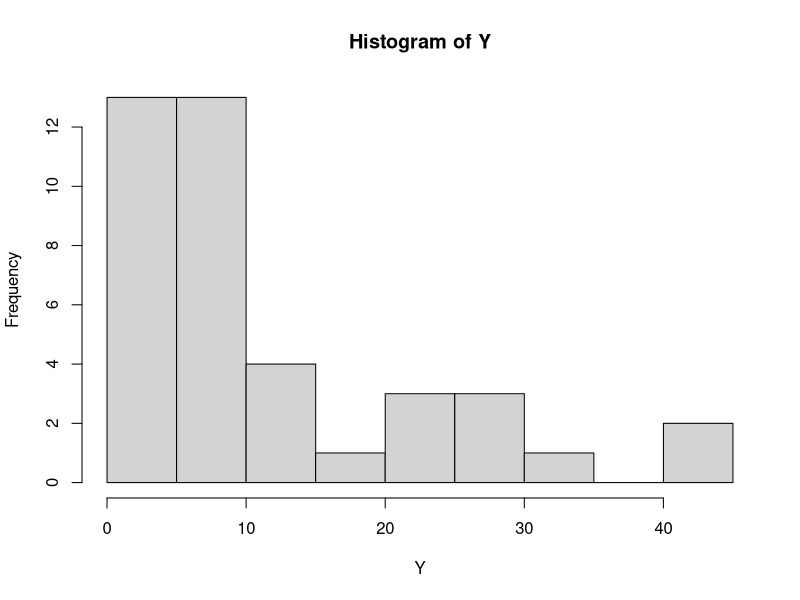

Write R code to recreate this figure.
# 1 exercise ->???? ???????? ?????????????????? ?????????? ?????? ?????????????????????????? ???????????????? ???? ???????? 10 ???? ??????. ?????????????????????? 100 ?????????????????? ???? ???????????????????? ???????????????????? ???????? ???? ?????????????? ???????? ????????????. ???????? ?? ???????????????? ???? ?????????????????????? ???????? ???? ?????????????????
# X~Pois(10)
X <- rpois(100, 10)
#estimatior for EX, lambda = EX with mle
log.l <- function( lambda= 7){
  r=dpois(X, lambda);
  -sum(log(r));
}
library(stats4);
mle(log.l)
#9.88

# 2 exercise -> ??) (1) ???? ???? ?????????????????? ?????????????????????? ???????? ???????????????? (???????????????????????? ????????????????????, ??????????????????).
#??) (1+2) ???? ???? ?????????????? ???????????????????????? ???? ??????????????????????????. ???? ???? ?????????????? ???????????? ????  ?????????????????????? ???? ?????????? ???? ???????????????????? ??????????????????. ???? ???? ?????????????? ???????? ???????????????????? ?????????????? ???? ?????? ??????????????????????
#??) (2) ???? ???? ?????????????? ???????????????????? ???????? ???????????????????? ?????????? ???? ???????????? ?? 20 ????????????, ???????????????? ???????????????????????????? ???????? ???? ?? 20 ????????????  

Y <- c(1.13,1.83, 13.14, 41.22, 27.19,  7.13,  6.94, 24.22, 31.77,  1.03,
       7.80, 26.90,  2.27,  3.21, 19.01,  5.98,  6.57, 9.47,  1.29,  6.99, 28.12,
       6.13, 13.91, 21.37, 12.23,  7.29, 13.93, 40.32,  0.17,  7.23,  4.44,  3.59,
       0.16, 22.27, 7.32,  4.82,  6.04,  3.80,  3.23,  6.04)
n= length(Y)
n
#a) statistiki
min(Y);max(Y);mean(Y);median(Y);sd(Y);var(Y);range(Y);IQR(Y);quantile(Y);sum(Y);
hist(Y)

#b) Y~Exp(lambda)
log.l <- function(lambda = 6){
  r = dexp(Y, lambda);
  -sum(log(r));
}
library(stats4);
mle(log.l)
#lambda = 0.087

lambda = 0.087
#Kolmogorov smirnov test
#h0: Y has exp distribution
#ha: Y does not have exp distribution
ks.test(Y, "pexp", lambda)
#PVAL=0.4854>0.05;h0 accepted; Y has exp distribution

#c)
#h0: mu=20
#ha: mu!=20
t.test(Y, alt="two.sided", mu=20, conf.level=0.95)
#pval =0.0106< 0.05; se prifakja ha, vremeto na cekanje ne e 20 min

# 3 exercise
pod <- matrix(c(65,55,85,80,135,145,115,120), 4,2, byrow=TRUE)
dimnames(pod) <- list(c("mat", "bio", "fiz", "hem"), c("m", "z"))
pod
#alpha = 0.05
#koristime hi kvadrat test za nezavisnost na obelezja
#X-polot na studentot; Y-nasoka na studentot
#h0:X i Y se nezavisni
#ha:X i Y se zavisni
chisq.test(pod, correct=FALSE)
#p-value=0.6942>0.05; se prifakja h0, X i Y se nezavisni
#izborot na nasokata ne zavisi od polot na studentot



